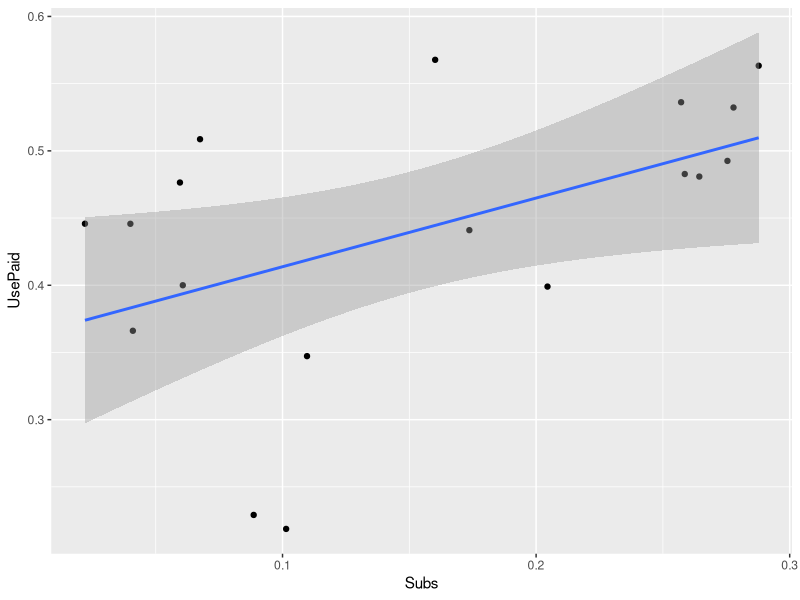

Write R code to recreate this figure.
library(ggplot2)
library(dplyr)
library(tidyr)
library(reshape)
setwd("~/GitHub/welfare-meta-study/Data/")
D <- read.csv("ChildCareMoms.csv") %>% mutate(Subs = Subs/Emp, OOP = OOP/UsePaid*100, UsePaid = UsePaid/Emp)
ggplot(D,aes(x=Subs,y=UsePaid)) + geom_point() + geom_smooth(method="lm")

D0 <- D %>% filter(Arm==0) %>% melt(c("Site","Year","Arm","AgeMin","AgeMax")) %>% select(-Arm)
D1 <- D %>% filter(Arm>0) %>% melt(c("Site","Year","Arm","AgeMin","AgeMax"))
TE <- merge(D0,D1,by=c("Site","Year","AgeMin","AgeMax","variable")) %>% mutate(TE = value.y-value.x)

# so next we can regress and test this regression
